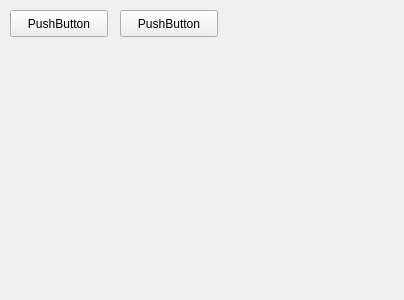
<?xml version="1.0" encoding="UTF-8"?>
<ui version="4.0">
 <class>Form</class>
 <widget class="QWidget" name="Form">
  <property name="geometry">
   <rect>
    <x>0</x>
    <y>0</y>
    <width>404</width>
    <height>300</height>
   </rect>
  </property>
  <property name="windowTitle">
   <string>Form</string>
  </property>
  <widget class="QPushButton" name="btnNew">
   <property name="geometry">
    <rect>
     <x>10</x>
     <y>10</y>
     <width>98</width>
     <height>27</height>
    </rect>
   </property>
   <property name="text">
    <string>PushButton</string>
   </property>
  </widget>
  <widget class="QPushButton" name="btnClose">
   <property name="geometry">
    <rect>
     <x>120</x>
     <y>10</y>
     <width>98</width>
     <height>27</height>
    </rect>
   </property>
   <property name="text">
    <string>PushButton</string>
   </property>
  </widget>
  <widget class="QWidget" name="verticalLayoutWidget">
   <property name="geometry">
    <rect>
     <x>10</x>
     <y>50</y>
     <width>381</width>
     <height>241</height>
    </rect>
   </property>
   <layout class="QVBoxLayout" name="g"/>
  </widget>
 </widget>
 <resources/>
 <connections/>
</ui>
